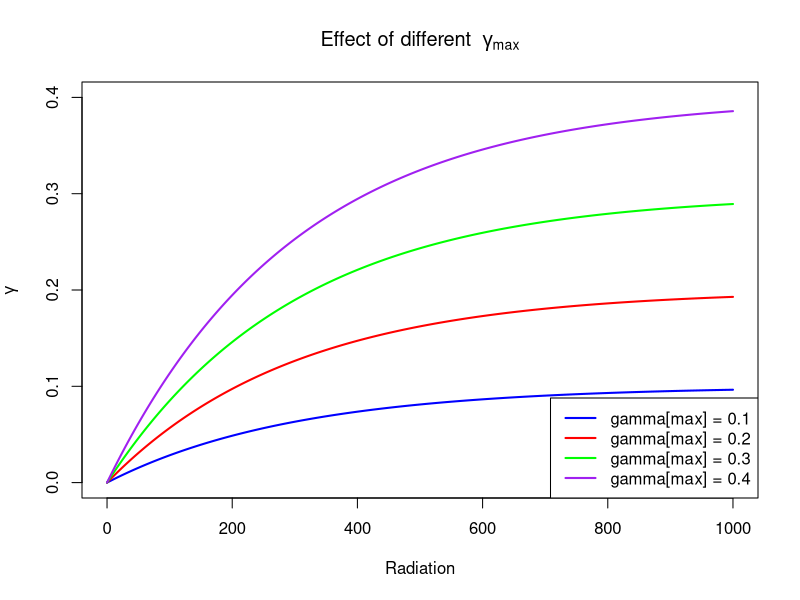
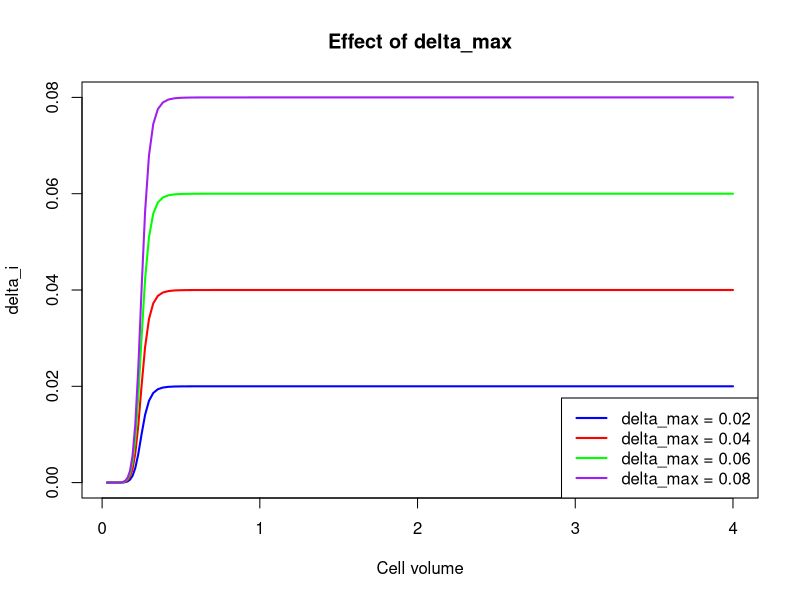
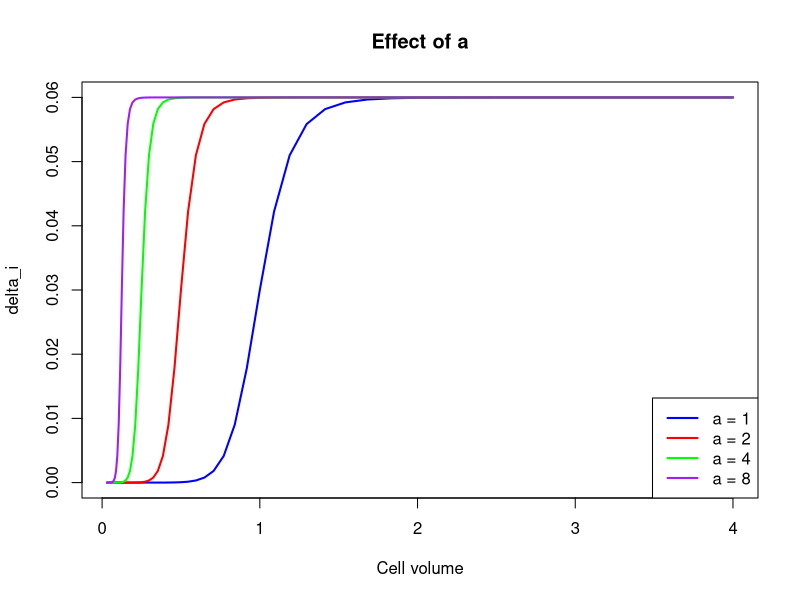
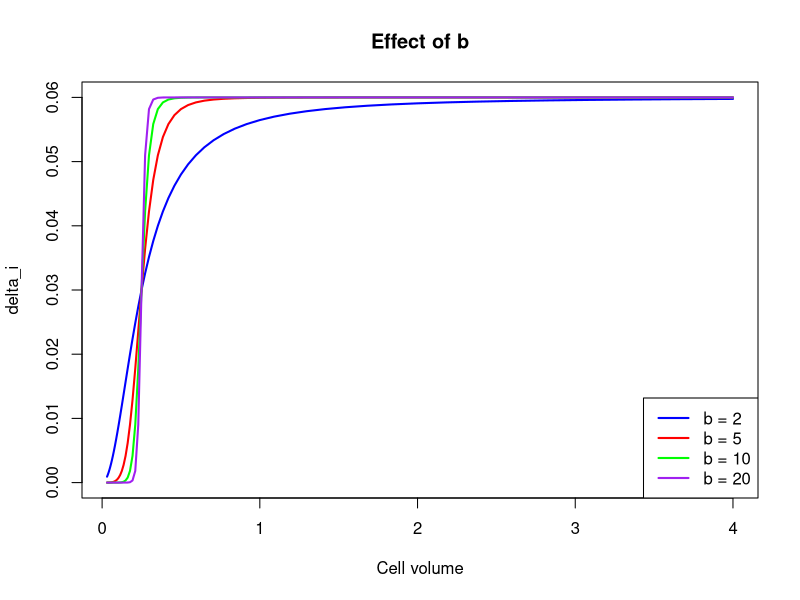

The R source for these figures, in order:
## ---- chunk 1
Gamma_values <- c(0.10, 0.20, 0.30, 0.40)
colors <- c("blue", "red", "green", "purple")

E_Light <- 300
E <- seq(0, 1000, length.out = 300)

# First curve
gamma_new <- Gamma_values[1] * (1 - exp(-E / E_Light))

plot(E, gamma_new,
     type = "l",
     lwd = 2,
     col = colors[1],
     ylim = c(0, max(Gamma_values)),
     xlab = "Radiation",
     ylab = expression(gamma),
     main = expression("Effect of different " ~ gamma[max]))

# Remaining curves
for (i in 2:length(Gamma_values)) {
  
  gamma_new <- Gamma_values[i] * (1 - exp(-E / E_Light))
  
  lines(E, gamma_new,
        lwd = 2,
        col = colors[i])
}

legend("bottomright",
       legend = paste(expression(gamma[max]), "=", Gamma_values),
       col = colors,
       lwd = 2)
## ---- chunk 2
# parameter values
delta_v <- 0.125
v_min <- 2^(-5)
m <- 57
i <- 1:m
v_i <- v_min * 2^((i - 1) * delta_v)

colors <- c("blue", "red", "green", "purple")


# 1. changing delta_max
a <- 4
b <- 10
delta_values <- c(0.02, 0.04, 0.06, 0.08)

plot(v_i,
     delta_values[1] * ((a*v_i)^b)/(1 + (a*v_i)^b),
     type = "l",
     col = colors[1],
     lwd = 2,
     ylim = c(0, max(delta_values)),
     xlab = "Cell volume",
     ylab = "delta_i",
     main = "Effect of delta_max")

for(j in 2:length(delta_values)) {
  delta_t <- delta_values[j] * ((a*v_i)^b)/(1 + (a*v_i)^b)
  lines(v_i, delta_t, col = colors[j], lwd = 2)
}

legend("bottomright",
       legend = paste("delta_max =", delta_values),
       col = colors,
       lwd = 2)


# 2. changing a
delta_max <- 0.06
b <- 10
a_values <- c(1, 2, 4, 8)

plot(v_i,
     delta_max * ((a_values[1]*v_i)^b)/(1 + (a_values[1]*v_i)^b),
     type = "l",
     col = colors[1],
     lwd = 2,
     ylim = c(0, delta_max),
     xlab = "Cell volume",
     ylab = "delta_i",
     main = "Effect of a")

for(j in 2:length(a_values)) {
  delta_t <- delta_max * ((a_values[j]*v_i)^b)/(1 + (a_values[j]*v_i)^b)
  lines(v_i, delta_t, col = colors[j], lwd = 2)
}

legend("bottomright",
       legend = paste("a =", a_values),
       col = colors,
       lwd = 2)


# 3. changing b
delta_max <- 0.06
a <- 4
b_values <- c(2, 5, 10, 20)

plot(v_i,
     delta_max * ((a*v_i)^b_values[1])/(1 + (a*v_i)^b_values[1]),
     type = "l",
     col = colors[1],
     lwd = 2,
     ylim = c(0, delta_max),
     xlab = "Cell volume",
     ylab = "delta_i",
     main = "Effect of b")

for(j in 2:length(b_values)) {
  delta_t <- delta_max * ((a*v_i)^b_values[j])/(1 + (a*v_i)^b_values[j])
  lines(v_i, delta_t, col = colors[j], lwd = 2)
}

legend("bottomright",
       legend = paste("b =", b_values),
       col = colors,
       lwd = 2)
